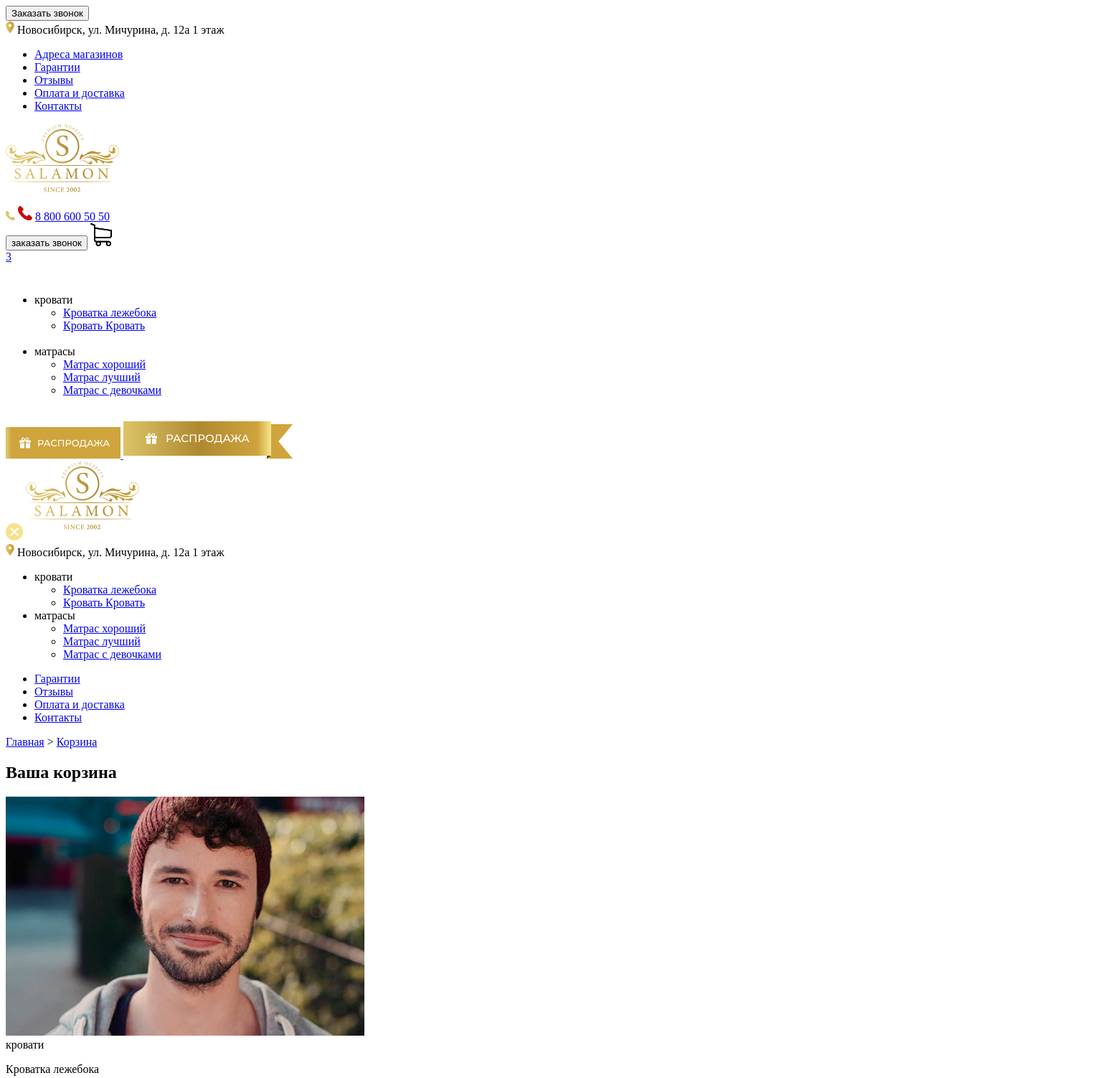
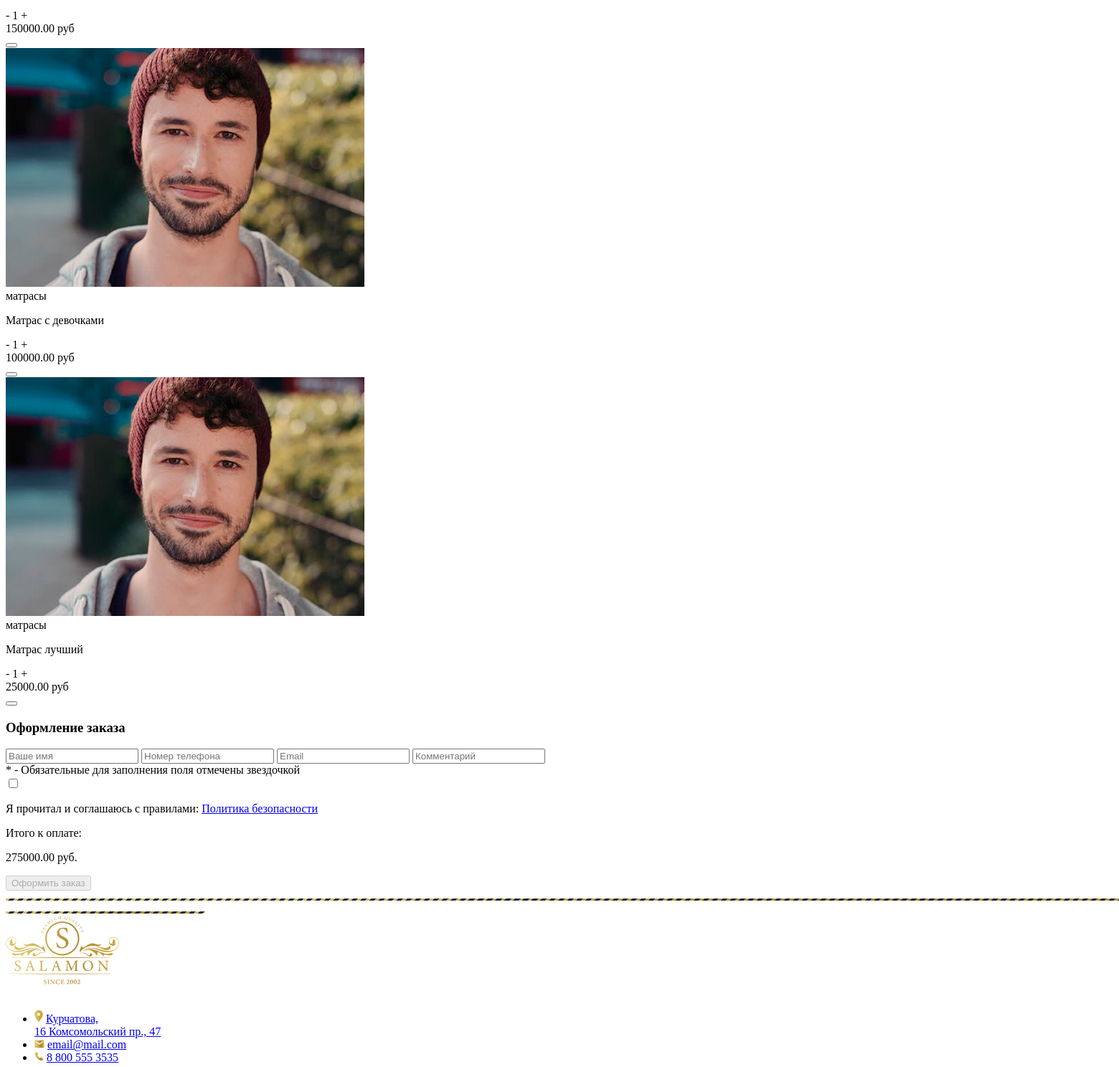
Page /cart/ (upper part) on the earlier database version (2 pictures, top to bottom).
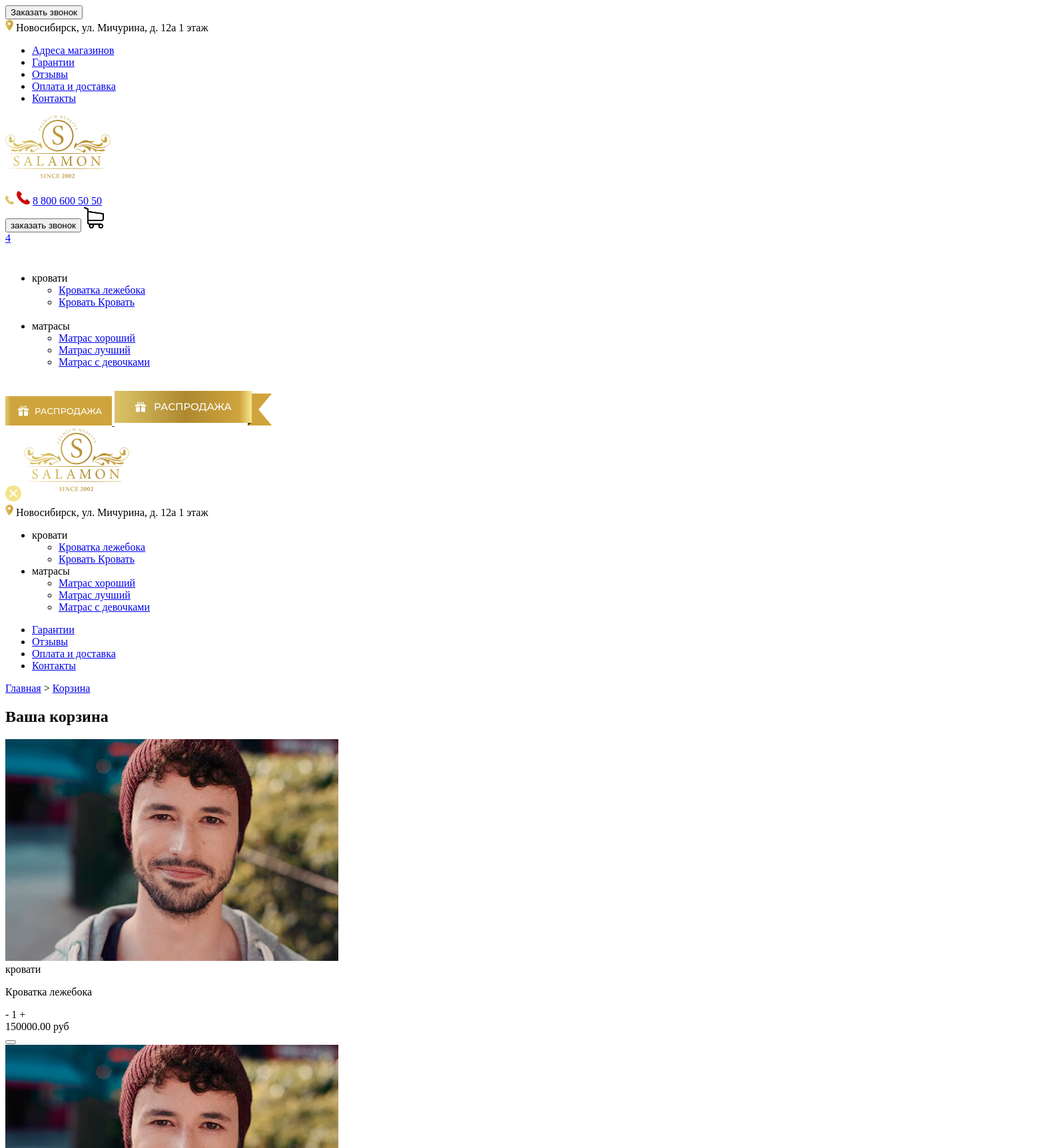
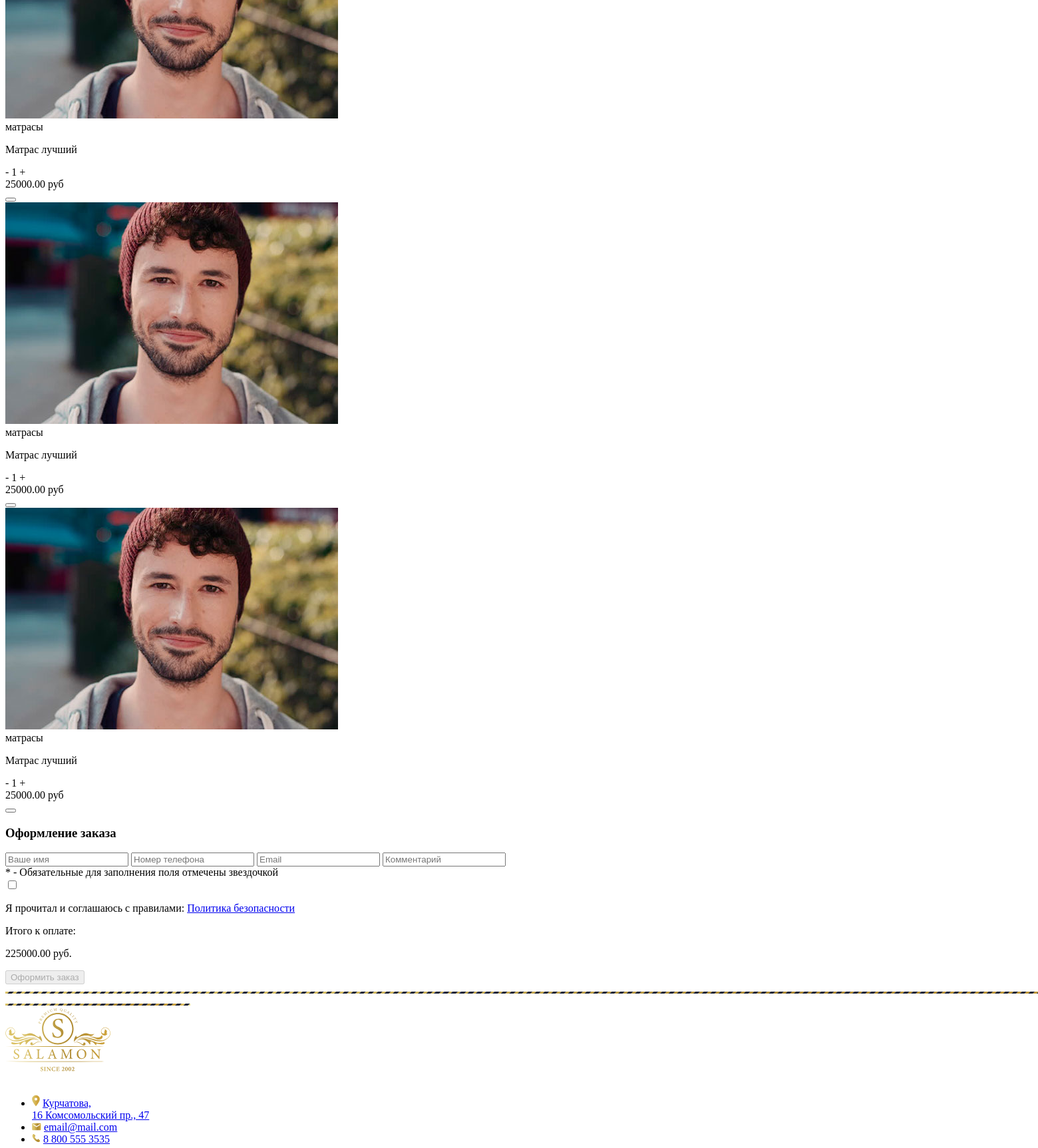
Same page on the later database version (2 pictures, top to bottom).
### main/models.py (models this page shows, shortened)
class Cart(models.Model):
    owner = models.ForeignKey('Customer', null=True, verbose_name='Владелец', on_delete=models.CASCADE)
    products = models.ManyToManyField(Goods_Cart, blank=True,
                                      related_name='related_cart', verbose_name='Товары')
    total_products = models.PositiveIntegerField(default=0, verbose_name='Количество товара')
    final_price = models.DecimalField(max_digits=10,
                                      decimal_places=2,
                                      blank=True, default=0,
                                      verbose_name='Итоговая цена')
    in_order = models.BooleanField(default=False, verbose_name='Занятая корзина')
    for_anonymous_users = models.BooleanField(default=False, verbose_name='Для анонимов')
    old_price = models.DecimalField(max_digits=10,
                                    decimal_places=2,
                                    blank=True,
                                    default=0,
                                    verbose_name='Старая цена')
    sale = models.DecimalField(max_digits=10,
                               decimal_places=2,
                               blank=True,
                               default=0,
                               verbose_name='Скидка')
    class Meta:
        verbose_name = 'Корзина'
        verbose_name_plural = 'Корзина'

class GoodsCategory(models.Model):
    cat = models.CharField(max_length=50, verbose_name='Категория')
    slug = models.SlugField(unique=True, null=True, verbose_name='Ссылка')
    def __str__(self):
        return f'{self.cat}'
    class Meta:
        verbose_name = 'Категории товаров'
        verbose_name_plural = 'Категории товаров'

class Good(models.Model):
    category = models.ForeignKey(GoodsCategory,
                                 related_name='category',
                                 on_delete=models.CASCADE,
                                 verbose_name='Категория'
                                 )
    id = models.BigAutoField(primary_key=True)
    slug = models.SlugField(unique=True, null=True, verbose_name='Ссылка')
    title = models.CharField(max_length=50, verbose_name='Название товара')
    rigidity = models.CharField(max_length=50, verbose_name='Жесткость')
    weight = models.BigIntegerField(verbose_name='Масса')
    price = models.DecimalField(max_digits=10,
                                decimal_places=2,
                                default=20,
                                verbose_name='Цена'
                                )
    old_price = models.DecimalField(max_digits=10,
                                    decimal_places=2,
                                    blank=True,
                                    default=20,
                                    verbose_name='Старая цена')
    popularity = models.IntegerField(blank=True, default=1, verbose_name='Популярность')
    quolity = models.IntegerField(blank=True, default=1, verbose_name='Качество')
    description = RichTextField(blank=True, verbose_name='Описание')
    characters = RichTextField(blank=True, verbose_name='Характеристики')
    feedbacks = RichTextField(blank=True, verbose_name='Отзывы')
    height = models.IntegerField(null=True, default=0, verbose_name='Высота', blank=True)
    size = models.CharField(max_length=50, blank=True, verbose_name='Размер')
    mattress_type = models.CharField(max_length=50, blank=True, verbose_name='Тип матраса')
    image_for_cart = models.ImageField(blank=True, verbose_name='Картинка для корзины')
    maximum_load_on_one_berth = models.IntegerField(
        null=True,
        default=0,
        verbose_name='Макс. нагрузка на одно спальное место',
        blank=True
    )
    ability_to_twist = models.BooleanField(default=False, verbose_name='Возможность скрутить')
    hypoallergenic = models.BooleanField(default=False, verbose_name='Гипоаллергенный')
    class Meta:
        verbose_name = 'Товар'
        verbose_name_plural = 'Товар'

class Goods_Cart(models.Model):
    user = models.ForeignKey('Customer', verbose_name='Покупатель', on_delete=models.CASCADE, null=True)
    cart = models.ForeignKey('Cart', verbose_name='Корзина', on_delete=models.CASCADE,
                             related_name='related_products')
    content_type = models.ForeignKey(ContentType,
                                     on_delete=models.CASCADE,
                                     null=True,
                                     verbose_name='Тип содержимого'
                                     )
    object_id = models.PositiveIntegerField(null=True, verbose_name='ID объекта')
    content_object = GenericForeignKey('content_type', 'object_id')
    qty = models.PositiveIntegerField(default=1, verbose_name='Количество товара')
    final_price = models.DecimalField(max_digits=10,
                                      decimal_places=2,
                                      blank=True, default=20,
                                      verbose_name='Итоговая цена')
    old_price = models.DecimalField(max_digits=10,
                                    decimal_places=2,
                                    blank=True,
                                    default=20,
                                    verbose_name='Старая цена'
                                    )
    sale = models.DecimalField(max_digits=10,
                               decimal_places=2,
                               blank=True,
                               default=20,
                               verbose_name='Скидка'
                               )
    height = models.IntegerField(null=True, default=0, verbose_name='Высота', blank=True)
    size = models.CharField(max_length=50, blank=True, verbose_name='Размер', default='Не заполнено')
    publish_date = models.DateField(verbose_name='Дата', default=timezone.now)
    class Meta:
        verbose_name = 'Корзина товара'
        verbose_name_plural = 'Корзина товара'

### main/views.py (the view, shortened to what this page needs)
# urls.py: path('cart/', Cart_View.as_view(), name='cart'),
class Cart_View(CartMixin, View):
    def get(self, request, *args, **kwargs):
        category = GoodsCategory.objects.all()
        images = Goods_Images.objects.all()
        goods = Good.objects.all()
        goodCategories = GoodsCategory.objects.all()
        context = {
            'cart': self.cart,
            'category': category,
            'image': images,
            'goods_cats': goodCategories,
            'goods_list': goods,
        }
        return render(
            request,
            'main/basket.html',
            context=context
        )

### main/templates/main/basket.html (shortened to what this page needs)
{% extends 'main/base.html' %}
{% load static %}
{% block content %}
  <div class="way">
    <div class="container">
      <a href="{% url 'home' %}" >Главная</a>
      >
      <a href='#' class='active'>Корзина</a>
    </div>
  </div>
  <section class="basket section">
    <div class="container">
      <h2 class="pageHeader">Ваша корзина {% if not cart.products.count %}пуста{% endif %} </h2>
      <div class="basket__base">
        <div class="items">
          {% for item in cart.products.all %}
          <div class="basketItem">
            <img src="{{ item.content_object.image_for_cart.url }}" alt="">
            <div class="title">
              <span>
                  {{ item.content_object.category }}
              </span>
              <p>
                {{ item.content_object.title }}
              </p>
            </div>
            <div class="counter counter_gold">
              <span class="minus">
                -
              </span>
              <span class="number">
                1
              </span>
              <span class="plus">
                +
              </span>
            </div>
            <div class="price">
              <span>{{ item.final_price }}</span> руб
            </div>
            <div class='form_wrapper'>
            <form class='removingForm'
            method='POST'
            action="{% url 'remove_from_cart' ct_model=item.content_object.category slug=item.content_object.id %}">
              <button class='removingButton' type='submit' ></button>
            </form>
            </div>
          </div>
          {% endfor %}
          </div>
        </div>
      </div>
  </section>
  <section class="section checkout">
    <div class="container">
      <h3 class="title">Оформление заказа</h3>
      <form action="" method="POST">
        <input type="text" class="input" placeholder="Ваше имя" name="name">
        <input type="text" class="input" placeholder="Номер телефона" name="phone">
        <input type="text" class="input" placeholder="Email" name="email">
        <input type="text" class="input" placeholder="Комментарий" name="comment">
        <div class="annotation">
          <span class='red'>*</span>
          <span>- Обязательные для заполнения поля отмечены звездочкой</span>
        </div>
        <div class="final">
          <div class="confirm">
            <input type="checkbox" name="" id="checkout">
            <p>Я прочитал и соглашаюсь с правилами: <a href="#">Политика безопасности</a></p>
          </div>
          <div class="finalPrice">
            <span>Итого к оплате: </span>
            <p>
              <span id='finalPrice'>{{ cart.final_price }}</span>
               руб.
            </p>
          </div>
          <button class="red-button" type="submit">
            Оформить заказ
          </button>
        </div>
      </form>
    </div>
  </section>
{% endblock content %}

### main/templates/main/base.html (shortened to what the changed rows need)
<!DOCTYPE html>
<html lang="en">
<head>
  {% load static %}
  <link rel="stylesheet/less" href="{% static 'styles.less' %}">
  <link rel="stylesheet" href="https://unpkg.com/swiper/swiper-bundle.min.css" />
</head>
<body class='index'>
  <header class='header'>
    <div class="header__base">
      <div class="container d-flex-align-between">
        <div class='d-flex-align-between'>
        <a href="{% url 'cart' %}" class='header__basket'>
            {% if cart.products.count > 0 %}
          <div id='basketCounter' class='d-flex-align-center'>{{ cart.products.count }}</div>
            {% else %}
          <div id='basketCounter' class='d-flex-align-center'>0</div>
            {% endif %}
        </a>
        </div>
      </div>
    </div>
  <nav class="nav">
    <div class="container d-flex justify-content-between">
      <div class='d-flex-align-between'>
        <ul class='d-flex-align-between'>
          {% for cat in goods_cats %}
            <li class="d-sm-none">{{cat.cat}}
              <ul class='innerList'>
                {% for good in goods_list %}
                  {% if good.category == cat %}
                  <li>
                    <a href="{% url 'item' ct_model=good.category slug=good.slug %}"> {{ good.title }}</a>
                  </li>
                  {% endif %}
                {% endfor %}
              </ul>
              <svg class='d-sm-none' width="11" height="6" viewBox="0 0 11 6" fill="none" xmlns="http://www.w3.org/2000/svg">
                <path d="M1 0.5L5.5 5L10 0.5" stroke="white"/>
                </svg>
            </li>
          {% endfor %}
        </ul>
      </div>
    </div>
  </nav>
  </header>
    <div id='burger' class="burger burger__off">
    <ul class='firstLvl'>
      {% for cat in goods_cats %}
      <li class='first off'>
        <span>{{cat.cat}}</span>
        <ul class="secondLvl secondLvlOff">
        {% for good in goods_list %}
          {% if good.category == cat %}
          <li>
            <a href="{% url 'item' ct_model=good.category slug=good.slug %}"> {{ good.title }}</a>
          </li>
          {% endif %}
        {% endfor %}
        </ul>
      </li>
      {% endfor %}
    </ul>
  </div>
  {% block content %}
  {% endblock content %}
</body>
</html>

Differences in the rows shown:
changed Cart: products.count "3" → "4"; final_price "275000.00" → "225000.00"
changed Goods_Cart (number 2 of 4 on the later page): content_object "Матрас с девочками" → "Матрас лучший"; final_price "100000.00" → "25000.00"
added Goods_Cart: content_object.image_for_cart (picture), content_object.category "матрасы", content_object "Матрас лучший", final_price "25000.00"
